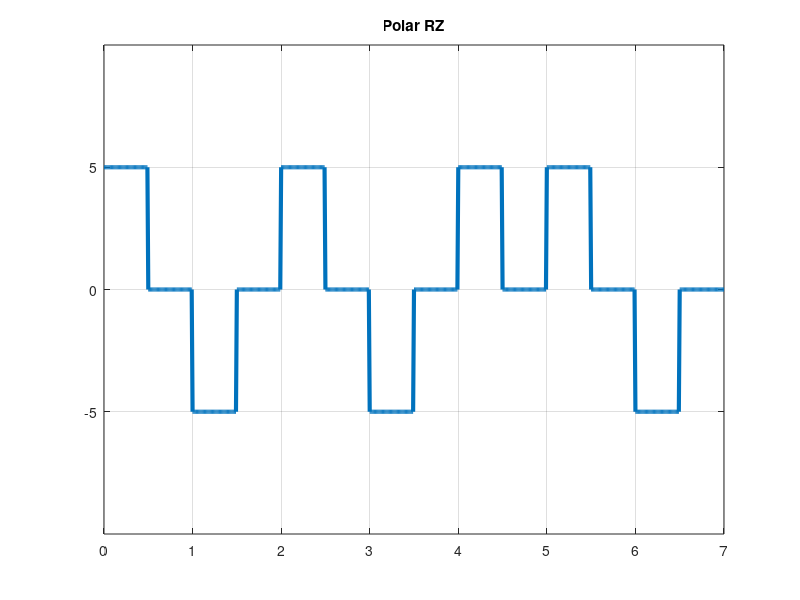

Write the MATLAB code that produced this figure.
clc
clear all
close all
%bits = input('Enter the bit stream');
bits = [1 0 1 0 1 1  0];
bitrate = 1;        %bit rate
n = 100;           %sample rate
bitLength= length(bits);
endT = bitLength/bitrate;       %total time
N = n*bitLength;   %total no of sample
dt = endT/N;                    %time for 1 sample
t = 0:dt:endT;                 %array of total time
lenT =length(t);            %length of total units of time in x-axis (lenth of sample)

Voltage=5;

x = zeros(1,lenT);           %fill with one +ve voltage

%encoding
halfSR = n/2;

for i=1: bitLength
  if bits(i)== 1
    x((i-1)*n+1:(i-1)*n+halfSR) = Voltage;
  else
    x((i-1)*n+1:(i-1)*n+halfSR)= -Voltage;
  end
end
disp(x);
plot(t, x, 'Linewidth', 3);
axis([0 endT -Voltage-5 Voltage+5]);
%both same
yticks([-Voltage 0 Voltage])%give ticks at -1,0,1
%yticks(-1:1)  %tick positions from -1 to 1 with a step size of 1

grid on
title('Polar RZ');

%decoding


check=0;

result = zeros(1,bitLength);
for i=1: lenT
    if t(i)>check
        check=check+1;
        if x(i)>0
            result(check) = 1;
        end
    end
end

disp("Demodulation of Polar RZ")
disp(result)